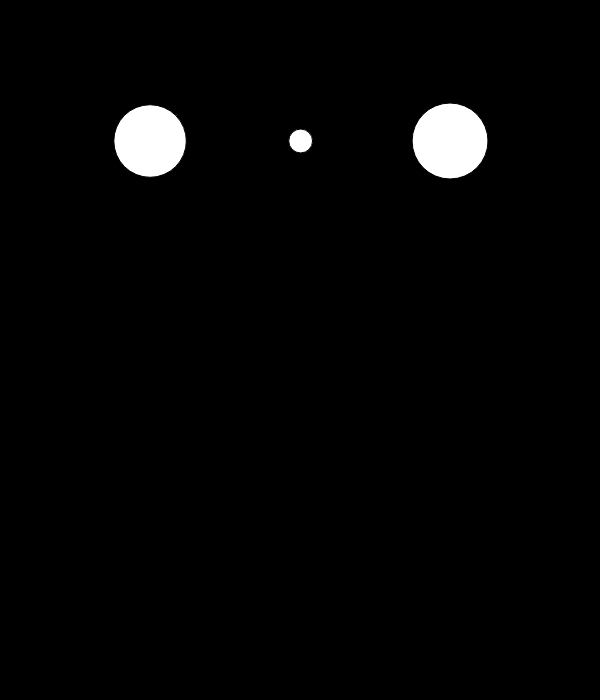
Frame 1 (no input)
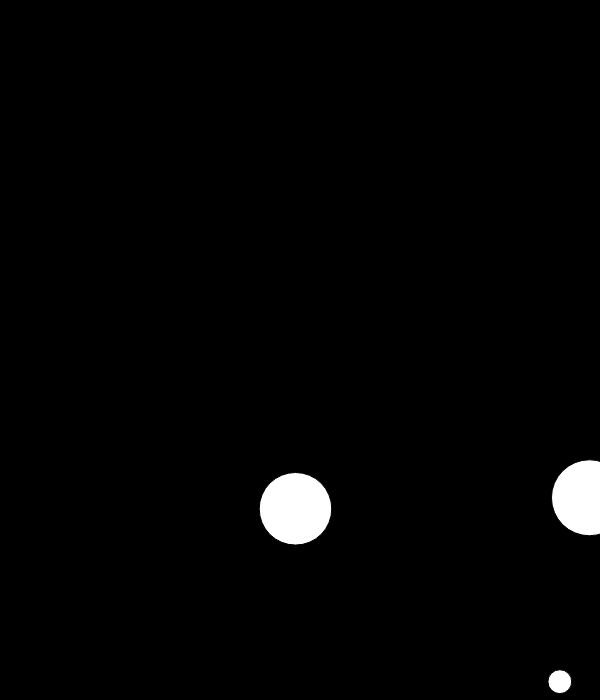
Frame 60 (no input)
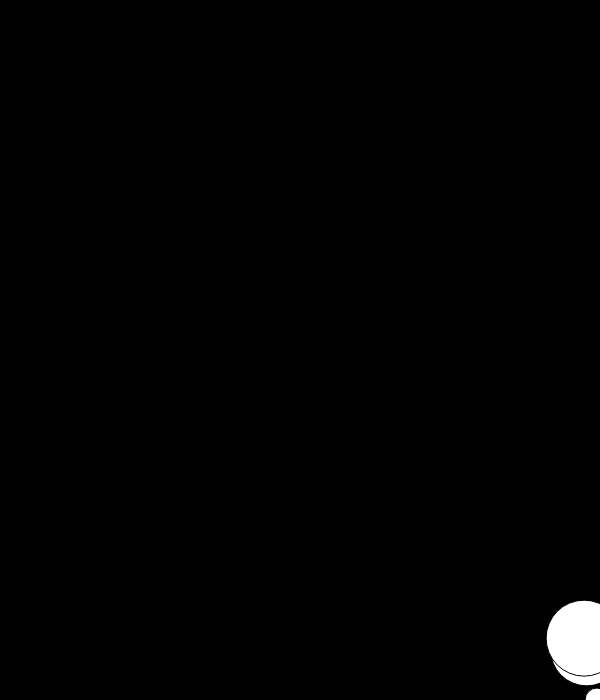
Frame 120 (the mouse pressed at the canvas centre since frame 60)

The p5.js sketch that drew these frames (run headless with seeded random() and noise() and a simulated clock; from frame 60 on, the mouse is pressed at the canvas centre):

// p5.js sketch
// ── sketch.js
const C_GRAVITY = 1;
const C_FRICTION = 10;
const C_RESISTANCE_AIR = 0.05;
const C_RESISTANCE_WATER = 0.70;
const C_WALL = 0.95;
const C_FLOOR = 1.02;

const H_WATER = 300;
let particles = [];


function setup() {
  createCanvas(600, 700);
  background(0);
  particles.push( new Particle(width/2 - 150, height*1/5, random(1,25)) );
  particles.push( new Particle(width/2, height*1/5, random(1,25)) );
  particles.push( new Particle(width/2 + 150, height*1/5, random(1,25)) );
}

function draw() {
  background(0);

  for (let i=0; i<particles.length; i++) {
    let p = particles[i];

    let gravity = createVector(0, C_GRAVITY * p.mass);
    p.applyForce( gravity );

    let wind = createVector(random(0.1, 5), 0);
    p.applyForce( wind );

    // friction or resistance-like effect
    let force = p5.Vector.mult(p.vel, -1);
    force.mult(0.5);
    p.applyForce( force );

    //if (p.pos.y < height-H_WATER) {
      // air
      //force.mult(0.10);
    //} else {
      // water
      //force.mult(5);
    //}
    //p.applyForce( force );

    p.update();
    p.checkEdges();
    p.display();
  }

  // water
  //push();
  //fill(0, 0, 255, 120);
  //rect(0,height-H_WATER, width, H_WATER);
  //pop();
}



class Particle {
  constructor(x, y, m) {
    this.pos = createVector(x, y);
    this.vel = createVector(0, 0);
    this.acc = createVector();
    if (m < 1 ) m = 1;

    this.mass = m; // this cannot be 0 !!
    this.rad = m * 2;
  }
  update() {
    this.vel.add(this.acc);
    this.pos.add(this.vel);
    this.acc.mult(0);
  }
  applyForce( f ) {
    let force = f.copy();
    force.div(this.mass);
    this.acc.add( force );
  }
  checkEdges() {
    // wall
    if (this.pos.x < 0) {
      this.pos.x = 0;
      this.vel.x *= -1;
      this.vel.mult( C_WALL );
    }
    else if (this.pos.x > width) {
      this.pos.x = width;
      this.vel.x *= -1;
      this.vel.mult( C_WALL );
    }
    // floor
    if (this.pos.y > height) {
      this.pos.y = height;
      this.vel.y *= -1;
      this.vel.mult( C_FLOOR );
    }
    /*
    else if (this.pos.y < 0) {
      this.pos.y = 0;
      this.vel.y *= -1;
    }
    */
  }
  display() {
    push();
    translate(this.pos.x, this.pos.y);
    ellipse(0, 0, this.rad*2, this.rad*2);
    pop();
  }
}
                                 
